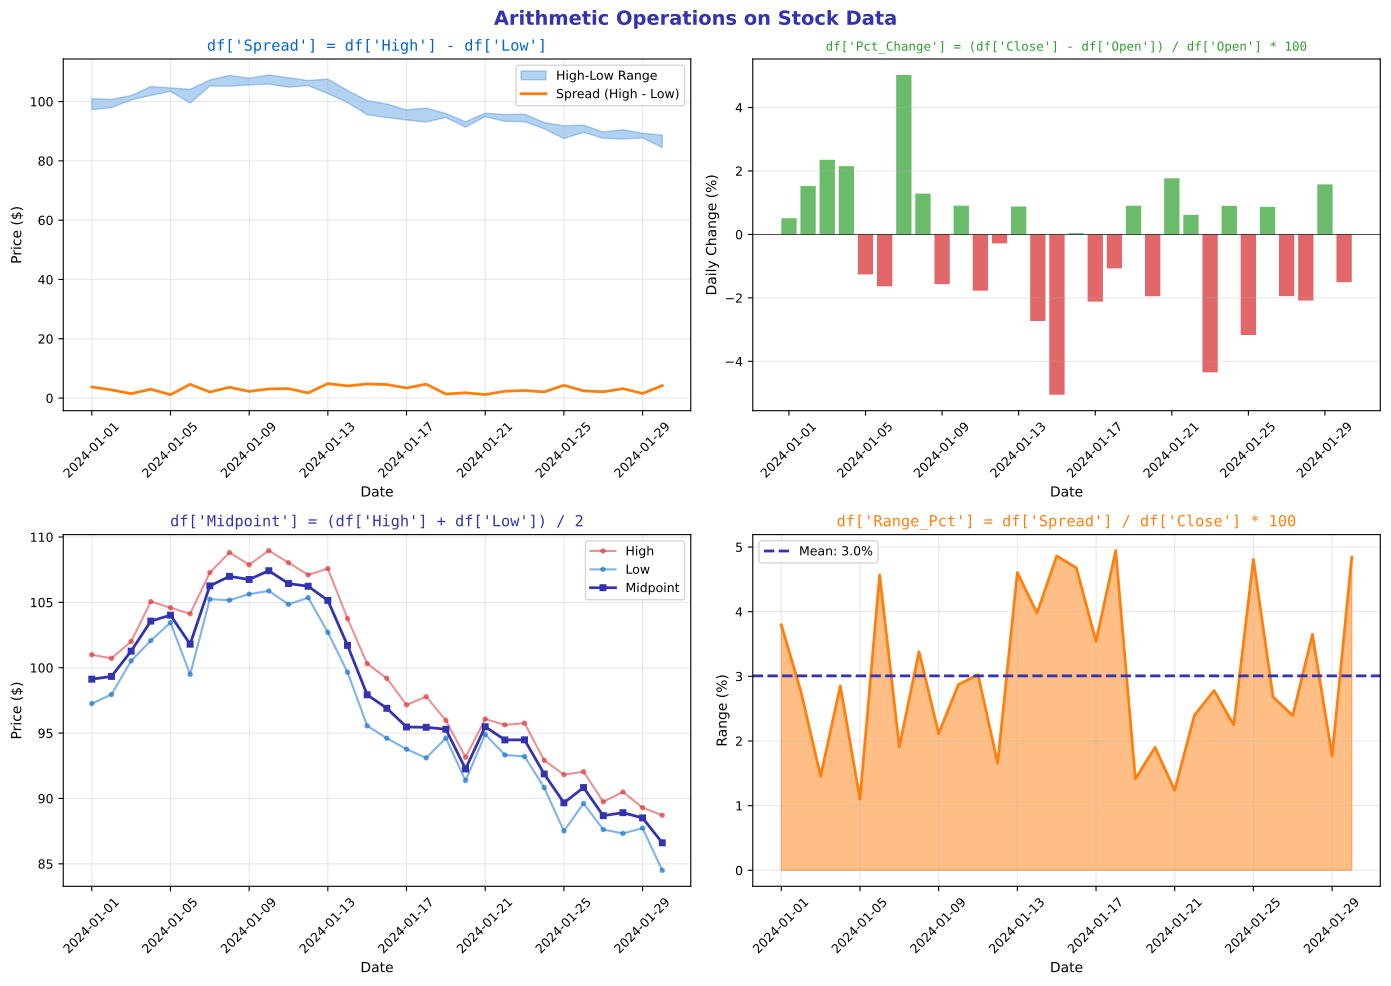

The script that saved this image:
"""Arithmetic Operations - DataFrame arithmetic and broadcasting"""
import matplotlib.pyplot as plt
import numpy as np
import pandas as pd
from pathlib import Path

# Standard matplotlib configuration
plt.rcParams.update({
    'font.size': 10,
    'axes.labelsize': 10,
    'axes.titlesize': 11,
    'xtick.labelsize': 9,
    'ytick.labelsize': 9,
    'legend.fontsize': 9,
    'figure.figsize': (10, 6),
    'figure.dpi': 150
})

# Course colors
MLPURPLE = '#3333B2'
MLLAVENDER = '#ADADE0'
MLBLUE = '#0066CC'
MLORANGE = '#FF7F0E'
MLGREEN = '#2CA02C'
MLRED = '#D62728'

# Create sample stock data
np.random.seed(42)
n_days = 30
dates = pd.date_range('2024-01-01', periods=n_days, freq='D')

high = 100 + np.cumsum(np.random.randn(n_days) * 2)
low = high - np.random.uniform(1, 5, n_days)
close = (high + low) / 2 + np.random.randn(n_days)
open_price = close.shift(1) if hasattr(close, 'shift') else np.roll(close, 1)
open_price = np.roll(close, 1)
open_price[0] = close[0] - 0.5

# Calculate derived columns using arithmetic
spread = high - low  # Column - Column
pct_change = (close - open_price) / open_price * 100  # Complex formula
midpoint = (high + low) / 2  # Column / scalar
range_pct = spread / close * 100

fig, axes = plt.subplots(2, 2, figsize=(14, 10))
fig.suptitle('Arithmetic Operations on Stock Data', fontsize=14, fontweight='bold', color=MLPURPLE)

# Plot 1: High-Low Spread
ax1 = axes[0, 0]
ax1.fill_between(dates, low, high, alpha=0.3, color=MLBLUE, label='High-Low Range')
ax1.plot(dates, spread, color=MLORANGE, linewidth=2, label='Spread (High - Low)')
ax1.set_xlabel('Date', fontsize=10)
ax1.set_ylabel('Price ($)', fontsize=10)
ax1.set_title("df['Spread'] = df['High'] - df['Low']", fontsize=11, color=MLBLUE, family='monospace')
ax1.legend(fontsize=9)
ax1.tick_params(axis='x', rotation=45)
ax1.grid(alpha=0.3)

# Plot 2: Percentage Change
ax2 = axes[0, 1]
colors = [MLGREEN if x > 0 else MLRED for x in pct_change]
ax2.bar(dates, pct_change, color=colors, alpha=0.7, width=0.8)
ax2.axhline(0, color='black', linewidth=0.5)
ax2.set_xlabel('Date', fontsize=10)
ax2.set_ylabel('Daily Change (%)', fontsize=10)
ax2.set_title("df['Pct_Change'] = (df['Close'] - df['Open']) / df['Open'] * 100", fontsize=9, color=MLGREEN, family='monospace')
ax2.tick_params(axis='x', rotation=45)
ax2.grid(axis='y', alpha=0.3)

# Plot 3: Midpoint calculation
ax3 = axes[1, 0]
ax3.plot(dates, high, 'o-', color=MLRED, alpha=0.5, markersize=3, label='High')
ax3.plot(dates, low, 'o-', color=MLBLUE, alpha=0.5, markersize=3, label='Low')
ax3.plot(dates, midpoint, 's-', color=MLPURPLE, markersize=4, linewidth=2, label='Midpoint')
ax3.set_xlabel('Date', fontsize=10)
ax3.set_ylabel('Price ($)', fontsize=10)
ax3.set_title("df['Midpoint'] = (df['High'] + df['Low']) / 2", fontsize=11, color=MLPURPLE, family='monospace')
ax3.legend(fontsize=9)
ax3.tick_params(axis='x', rotation=45)
ax3.grid(alpha=0.3)

# Plot 4: Range as percentage
ax4 = axes[1, 1]
ax4.fill_between(dates, 0, range_pct, alpha=0.5, color=MLORANGE)
ax4.plot(dates, range_pct, color=MLORANGE, linewidth=2)
ax4.axhline(range_pct.mean(), color=MLPURPLE, linestyle='--', linewidth=2,
            label=f'Mean: {range_pct.mean():.1f}%')
ax4.set_xlabel('Date', fontsize=10)
ax4.set_ylabel('Range (%)', fontsize=10)
ax4.set_title("df['Range_Pct'] = df['Spread'] / df['Close'] * 100", fontsize=11, color=MLORANGE, family='monospace')
ax4.legend(fontsize=9)
ax4.tick_params(axis='x', rotation=45)
ax4.grid(alpha=0.3)

plt.tight_layout()
plt.savefig(Path(__file__).parent / 'chart.pdf', dpi=300, bbox_inches='tight')
plt.close()
